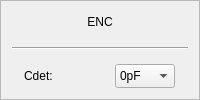
     <widget class="QFrame" name="frame_6">
      <property name="sizePolicy">
       <sizepolicy hsizetype="Minimum" vsizetype="Preferred">
        <horstretch>0</horstretch>
        <verstretch>0</verstretch>
       </sizepolicy>
      </property>
      <property name="minimumSize">
       <size>
        <width>100</width>
        <height>0</height>
       </size>
      </property>
      <property name="frameShape">
       <enum>QFrame::Shape::StyledPanel</enum>
      </property>
      <property name="frameShadow">
       <enum>QFrame::Shadow::Raised</enum>
      </property>
      <layout class="QVBoxLayout" name="verticalLayout_7">
       <item alignment="Qt::AlignmentFlag::AlignHCenter">
        <widget class="QLabel" name="enc_label">
         <property name="sizePolicy">
          <sizepolicy hsizetype="Minimum" vsizetype="Fixed">
           <horstretch>0</horstretch>
           <verstretch>0</verstretch>
          </sizepolicy>
         </property>
         <property name="minimumSize">
          <size>
           <width>60</width>
           <height>20</height>
          </size>
         </property>
         <property name="text">
          <string>ENC</string>
         </property>
         <property name="alignment">
          <set>Qt::AlignmentFlag::AlignCenter</set>
         </property>
        </widget>
       </item>
       <item>
        <widget class="Line" name="line_6">
         <property name="sizePolicy">
          <sizepolicy hsizetype="Preferred" vsizetype="Fixed">
           <horstretch>0</horstretch>
           <verstretch>0</verstretch>
          </sizepolicy>
         </property>
         <property name="minimumSize">
          <size>
           <width>60</width>
           <height>20</height>
          </size>
         </property>
         <property name="maximumSize">
          <size>
           <width>9999999</width>
           <height>20</height>
          </size>
         </property>
         <property name="orientation">
          <enum>Qt::Orientation::Horizontal</enum>
         </property>
        </widget>
       </item>
       <item>
        <layout class="QHBoxLayout" name="horizontalLayout">
         <property name="sizeConstraint">
          <enum>QLayout::SizeConstraint::SetMinimumSize</enum>
         </property>
         <item alignment="Qt::AlignmentFlag::AlignHCenter">
          <widget class="QLabel" name="enc_cdet_label">
           <property name="sizePolicy">
            <sizepolicy hsizetype="Minimum" vsizetype="Minimum">
             <horstretch>0</horstretch>
             <verstretch>0</verstretch>
            </sizepolicy>
           </property>
           <property name="minimumSize">
            <size>
             <width>60</width>
             <height>20</height>
            </size>
           </property>
           <property name="text">
            <string>Cdet:</string>
           </property>
          </widget>
         </item>
         <item alignment="Qt::AlignmentFlag::AlignHCenter">
          <widget class="QComboBox" name="enc_cdet_comboBox">
           <property name="sizePolicy">
            <sizepolicy hsizetype="Minimum" vsizetype="Minimum">
             <horstretch>0</horstretch>
             <verstretch>0</verstretch>
            </sizepolicy>
           </property>
           <property name="minimumSize">
            <size>
             <width>60</width>
             <height>20</height>
            </size>
           </property>
           <item>
            <property name="text">
             <string>0pF</string>
            </property>
           </item>
           <item>
            <property name="text">
             <string>10pF</string>
            </property>
           </item>
           <item>
            <property name="text">
             <string>20pF</string>
            </property>
           </item>
           <item>
            <property name="text">
             <string>40pF</string>
            </property>
           </item>
          </widget>
         </item>
        </layout>
       </item>
      </layout>
     </widget>
